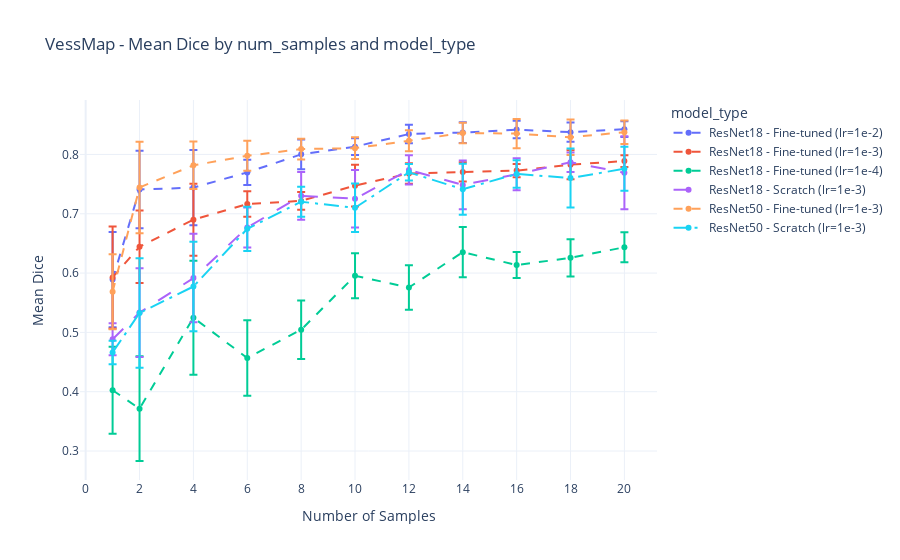

Here is the notebook cell this chart was saved with:
### Code cell
plot_mean_dice_score_px(all_results_vessmap, dataset_name='VessMap', hue='model_type', x_data='num_samples', y_data='Dice', line_styles=custom_styles)

### Figure 1 — Plotly figure (JSON) as saved in the notebook; plotly's stock layout.template omitted (floating-point values rounded to 4 significant figures)
{"data": [{"error_y": {"array": [0.08025, 0.06541, 0.06336, 0.0214, 0.02509, 0.01415, 0.0157, 0.01745, 0.01475, 0.01637, 0.01341]}, "hovertemplate": "model_type=ResNet18 - Fine-tuned (lr=1e-2)<br>num_samples=%{x}<br>mean_Dice=%{y}<extra></extra>", "legendgroup": "ResNet18 - Fine-tuned (lr=1e-2)", "line": {"color": "#636efa", "dash": "dash"}, "marker": {"symbol": "circle"}, "mode": "lines+markers", "name": "ResNet18 - Fine-tuned (lr=1e-2)", "orientation": "v", "showlegend": true, "type": "scatter", "x": [1, 2, 4, 6, 8, 10, 12, 14, 16, 18, 20], "xaxis": "x", "y": [0.589, 0.7409, 0.7441, 0.7697, 0.8002, 0.8132, 0.8344, 0.8369, 0.8419, 0.8376, 0.8427], "yaxis": "y"}, {"error_y": {"array": [0.086, 0.06105, 0.06083, 0.02157, 0.0149, 0.03537, 0.01738, 0.01621, 0.01123, 0.02444, 0.00991]}, "hovertemplate": "model_type=ResNet18 - Fine-tuned (lr=1e-3)<br>num_samples=%{x}<br>mean_Dice=%{y}<extra></extra>", "legendgroup": "ResNet18 - Fine-tuned (lr=1e-3)", "line": {"color": "#EF553B", "dash": "dash"}, "marker": {"symbol": "circle"}, "mode": "lines+markers", "name": "ResNet18 - Fine-tuned (lr=1e-3)", "orientation": "v", "showlegend": true, "type": "scatter", "x": [1, 2, 4, 6, 8, 10, 12, 14, 16, 18, 20], "xaxis": "x", "y": [0.5926, 0.6444, 0.69, 0.7165, 0.7217, 0.7475, 0.7679, 0.7705, 0.7728, 0.7828, 0.7888], "yaxis": "y"}, {"error_y": {"array": [0.0734, 0.08827, 0.09623, 0.0638, 0.04925, 0.03792, 0.03756, 0.04223, 0.02192, 0.03142, 0.02522]}, "hovertemplate": "model_type=ResNet18 - Fine-tuned (lr=1e-4)<br>num_samples=%{x}<br>mean_Dice=%{y}<extra></extra>", "legendgroup": "ResNet18 - Fine-tuned (lr=1e-4)", "line": {"color": "#00cc96", "dash": "dash"}, "marker": {"symbol": "circle"}, "mode": "lines+markers", "name": "ResNet18 - Fine-tuned (lr=1e-4)", "orientation": "v", "showlegend": true, "type": "scatter", "x": [1, 2, 4, 6, 8, 10, 12, 14, 16, 18, 20], "xaxis": "x", "y": [0.4025, 0.3714, 0.5247, 0.4569, 0.5045, 0.5955, 0.5757, 0.6353, 0.6136, 0.6257, 0.6436], "yaxis": "y"}, {"error_y": {"array": [0.02699, 0.07487, 0.07459, 0.03377, 0.04031, 0.04844, 0.02452, 0.04104, 0.02695, 0.01649, 0.06152]}, "hovertemplate": "model_type=ResNet18 - Scratch (lr=1e-3)<br>num_samples=%{x}<br>mean_Dice=%{y}<extra></extra>", "legendgroup": "ResNet18 - Scratch (lr=1e-3)", "line": {"color": "#ab63fa", "dash": "longdash"}, "marker": {"symbol": "circle"}, "mode": "lines+markers", "name": "ResNet18 - Scratch (lr=1e-3)", "orientation": "v", "showlegend": true, "type": "scatter", "x": [1, 2, 4, 6, 8, 10, 12, 14, 16, 18, 20], "xaxis": "x", "y": [0.4884, 0.5333, 0.5915, 0.6769, 0.7303, 0.7254, 0.774, 0.7487, 0.7667, 0.7869, 0.7691], "yaxis": "y"}, {"error_y": {"array": [0.06334, 0.07717, 0.04008, 0.02538, 0.01745, 0.01827, 0.01752, 0.01723, 0.02465, 0.02994, 0.01998]}, "hovertemplate": "model_type=ResNet50 - Fine-tuned (lr=1e-3)<br>num_samples=%{x}<br>mean_Dice=%{y}<extra></extra>", "legendgroup": "ResNet50 - Fine-tuned (lr=1e-3)", "line": {"color": "#FFA15A", "dash": "dash"}, "marker": {"symbol": "circle"}, "mode": "lines+markers", "name": "ResNet50 - Fine-tuned (lr=1e-3)", "orientation": "v", "showlegend": true, "type": "scatter", "x": [1, 2, 4, 6, 8, 10, 12, 14, 16, 18, 20], "xaxis": "x", "y": [0.5685, 0.7444, 0.7817, 0.7978, 0.8091, 0.8107, 0.8231, 0.8362, 0.8351, 0.829, 0.8375], "yaxis": "y"}, {"error_y": {"array": [0.01983, 0.09225, 0.07533, 0.03737, 0.02535, 0.04092, 0.01389, 0.04285, 0.02319, 0.04975, 0.03695]}, "hovertemplate": "model_type=ResNet50 - Scratch (lr=1e-3)<br>num_samples=%{x}<br>mean_Dice=%{y}<extra></extra>", "legendgroup": "ResNet50 - Scratch (lr=1e-3)", "line": {"color": "#19d3f3", "dash": "longdashdot"}, "marker": {"symbol": "circle"}, "mode": "lines+markers", "name": "ResNet50 - Scratch (lr=1e-3)", "orientation": "v", "showlegend": true, "type": "scatter", "x": [1, 2, 4, 6, 8, 10, 12, 14, 16, 18, 20], "xaxis": "x", "y": [0.4662, 0.5327, 0.5773, 0.6746, 0.7203, 0.71, 0.7698, 0.7414, 0.7671, 0.7603, 0.7759], "yaxis": "y"}], "layout": {"legend": {"title": {"text": "model_type"}, "tracegroupgap": 0}, "title": {"text": "VessMap - Mean Dice by num_samples and model_type"}, "xaxis": {"anchor": "y", "domain": [0, 1], "dtick": 2, "title": {"text": "Number of Samples"}}, "yaxis": {"anchor": "x", "domain": [0, 1], "title": {"text": "Mean Dice"}}}}
